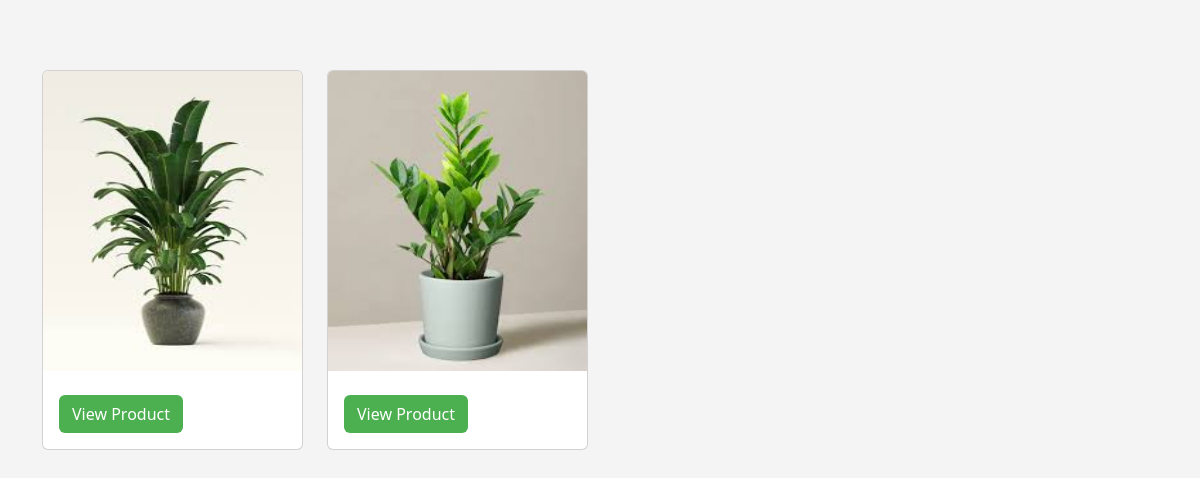
/view_cart (signed in), run on an earlier commit of the app's database.
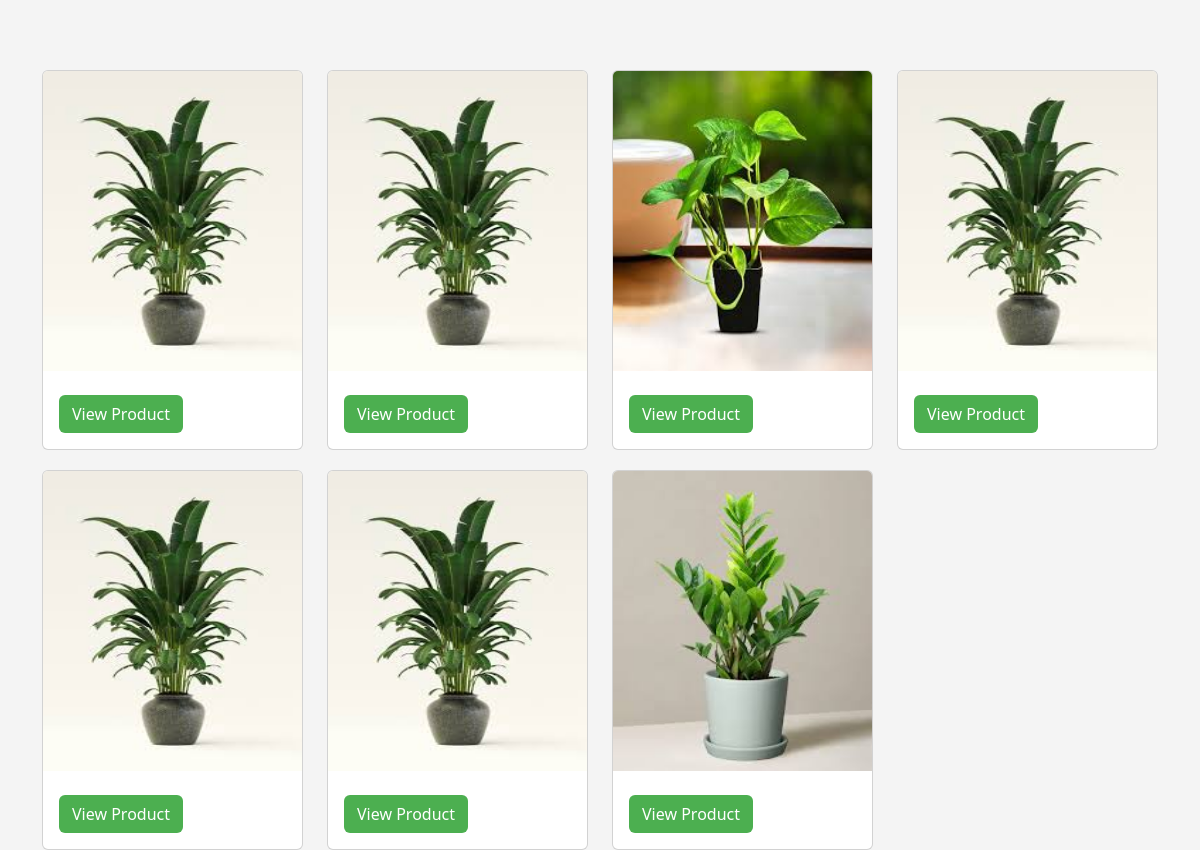
And on a later commit of the database.
### app/models.py (models this page shows)
class Cart(models.Model):
    user=models.ForeignKey(User,on_delete=models.CASCADE)
    Plants=models.ForeignKey(Plants,on_delete=models.CASCADE)

class Plants(models.Model):
    p_id=models.TextField()
    name=models.TextField()
    p_catg=models.TextField()
    p_dis=models.TextField()
    price=models.IntegerField()
    offer_price=models.IntegerField()
    img=models.FileField()
    img2=models.FileField()

### app/views.py (the view)
# urls.py: path('view_cart',views.view_cart),
def view_cart(req):
    user=User.objects.get(username=req.session['user'])
    cart_dtls=Cart.objects.filter(user=user)
    return render(req,'user/cart.html',{'cart_dtls':cart_dtls})

### templates/user/cart.html (shortened to what this page needs)
<!DOCTYPE html>
<html lang="en">
<head>
    {% load static %}
    <link href="https://cdn.jsdelivr.net/npm/bootstrap@5.3.3/dist/css/bootstrap.min.css" rel="stylesheet">
    <link rel="stylesheet" href="{% static 'css/style.css'%}">
</head>
<body>
<div class="container" style="margin-top: 50px;" >
    <div class="row" id="pp">
      {% for i in cart_dtls %}
      <div class="col-lg-3" id="oo">
        <a href="" style="text-decoration: none; color: black;"><div class="card" style="margin-top: 20px;">
          <img class="card-img-top" src="{{i.Plants.img.url}}" alt="Card image" style="width:100%; height: 300px;">
          <div class="card-body">
            <a href="view_pro/{{plant.pk}}" class="btn" style="background-color: #4CAF50; color: white;">View Product</a>
          </div></a>
        </div>
      </div>
      {% endfor %}
</body>
</html>

What changed in the data, as far as the page shows it:
added Cart: Plants.img (picture)
added Cart: Plants.img (picture)
added Cart: Plants.img (picture)
added Cart: Plants.img (picture)
added Cart: Plants.img (picture)
